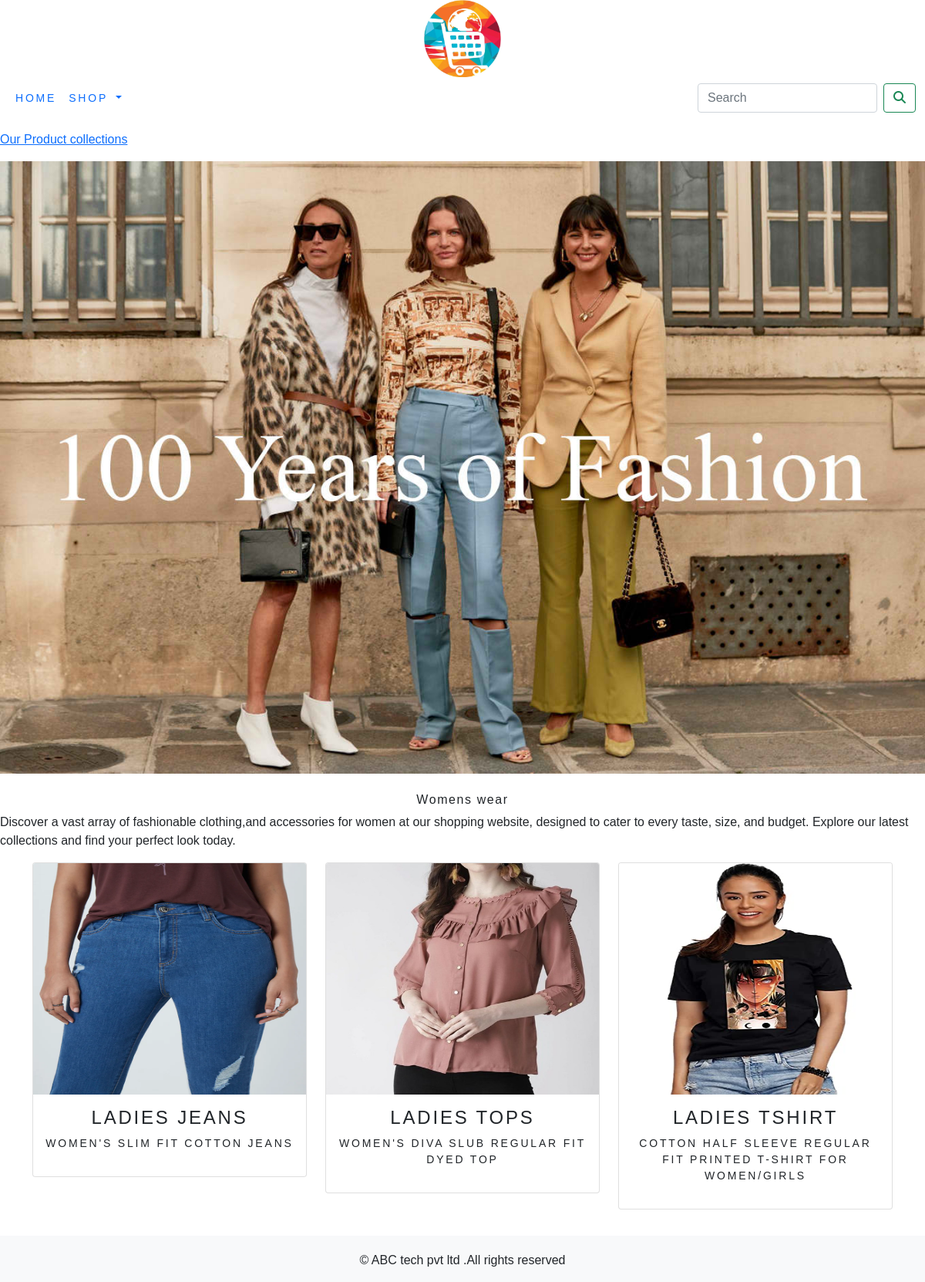
The app's page /shop/womens-wear/ with its own data.
### shop_app/models.py (models this page shows, shortened)
class Category(models.Model):
    name = models.CharField(max_length=250, unique=True)
    slug = models.SlugField(max_length=250, unique=True)
    description = models.TextField(blank=True)
    image = models.ImageField(upload_to='category', blank=True)
    class Meta:
        ordering = ('name',)
        verbose_name = 'category'
        verbose_name_plural = 'categories'
    def get_url(self):
     return reverse('shop_app:product_by_category', args=[self.slug])

class Product(models.Model):
    name = models.CharField(max_length=250, unique=True)
    slug = models.SlugField(max_length=250, unique=True)
    description = models.TextField(blank=True)
    price = models.DecimalField(max_digits=10, decimal_places=2)
    category = models.ForeignKey(Category, on_delete=models.CASCADE)
    image = models.ImageField(upload_to='product', blank=True)
    stock = models.IntegerField()
    available = models.BooleanField(default=True)
    created = models.DateTimeField(auto_now_add=True)
    updated = models.DateTimeField(auto_now=True)
    def get_url(self):
     return reverse('shop_app:prodCatdetail',args=[self.category.slug,self.slug])
    class Meta:
        ordering = ('name',)
        verbose_name = 'product'
        verbose_name_plural = 'products'

### shop_app/views.py (the view)
# urls.py: path('', views.allProdCat, name='allProdCat'),
def allProdCat(request, c_slug=None):
    c_page = None
    products_list = None
    if c_slug is not None:
        c_page = get_object_or_404(Category, slug=c_slug)
        products_list = Product.objects.all().filter(category=c_page, available=True)
    else:
        products_list = Product.objects.all().filter(available=True)
    paginator = Paginator(products_list, 6)
    try:
        page = int(request.GET.get('page', '1'))
    except:
        page = 1
    try:
        products = paginator.page(page)
    except(EmptyPage, InvalidPage):
        products = paginator.page(paginator.num_pages)
    return render(request, "category.html", {'category': c_page, 'products': products})

### cart/context_processors.py (called while the page is built)
def counter(request):
    item_count = 0
    if 'admin' in request.path:
        return {}
    else:
        try:
            cart = Cart.objects.filter(cart_id=_cart_id(request))
            car_items = CartItem.objects.all().filter(cart=cart[:1])
            for cart_item in car_items:
                item_count += cart_item.quantity
        except Cart.DoesNotExist:
            item_count = 0
    return dict(item_count=item_count)

### cart/views.py (called while the page is built)
def _cart_id(request):
    cart = request.session.session_key
    if not cart:
        cart = request.session.create()
    return cart

### shop_app/context_processors.py (called while the page is built)
def menu_links(request):
    links = Category.objects.all()
    return dict(links=links)

### templates/category.html (shortened to what this page needs)
{% extends 'base.html' %}
{% load static %}
{% block content %}
    {% if category %}
        <div>
            <div class="row my_row_class">
                <div class="mx-auto">
                <p>
                    <a href="{% url 'shop_app:product_by_category' category.slug %}">Our Product collections</a>
                </p>
            </div>
                </div>
        </div>
    {% endif %}
    <div class="mx_auto">
        {% if category %}
            <img class="my_image" src="{{category.image.url}}" alt="{{category.name}}">
           </div>
    <br>
    <div>
        <h1 class="text-center my_title">{{ category.name }}</h1>
        <p class="text-justify">{{ category.description }}</p>
    </div>
            {% endif %}
    <div class="container">
        <div class="row mx_auto">
            {% for product in products.object_list %}
                <div class="my_bottom_margin col-9 col-sm-12 col-md-4 col-md-12 col-lg-4">
                    <div class="card text-center" style="min-width:18rem;">
                        <a href="{{product.get_url}}"><img class="card-img-top my_image" src="{{product.image.url}}" alt="{{product.name}}" height="300" width="300"></a>
                        <div class="card-body" >
                            <h4>{{product.name}}</h4>
                            <p> {{product.description}}</p>
                        </div>
                    </div>
                </div>
            {% endfor %}
        </div>
        <br>
    </div>
{% endblock %}

### static/css/custom.css (style rules this page uses)
body { font-family: 'Raleway', sans-serif; }
.my_row_class { padding-top:15px; }
.my_image { width:100%; height:200; }
.my_title { font-size:16px; text-transform:none; letter-spacing:.1em; }
.my_bottom_margin { margin-bottom:10px; }
.card-body { font-size:14px; text-transform:uppercase; letter-spacing:.2em; }

### records on screen
Category: image (picture), name "Womens wear", description "Discover a vast array of fashionable clothing,and accessories for women at our shopping website, designed to cater to every taste, size, and budget. Explore our latest collections and find your perfect look today."
Product: image (picture), name "LADIES JEANS", description "WOMEN'S SLIM FIT COTTON JEANS"
Product: image (picture), name "LADIES TOPS", description "WOMEN'S DIVA SLUB REGULAR FIT DYED TOP"
Product: image (picture), name "LADIES TSHIRT", description "COTTON HALF SLEEVE REGULAR FIT PRINTED T-SHIRT FOR WOMEN/GIRLS"
